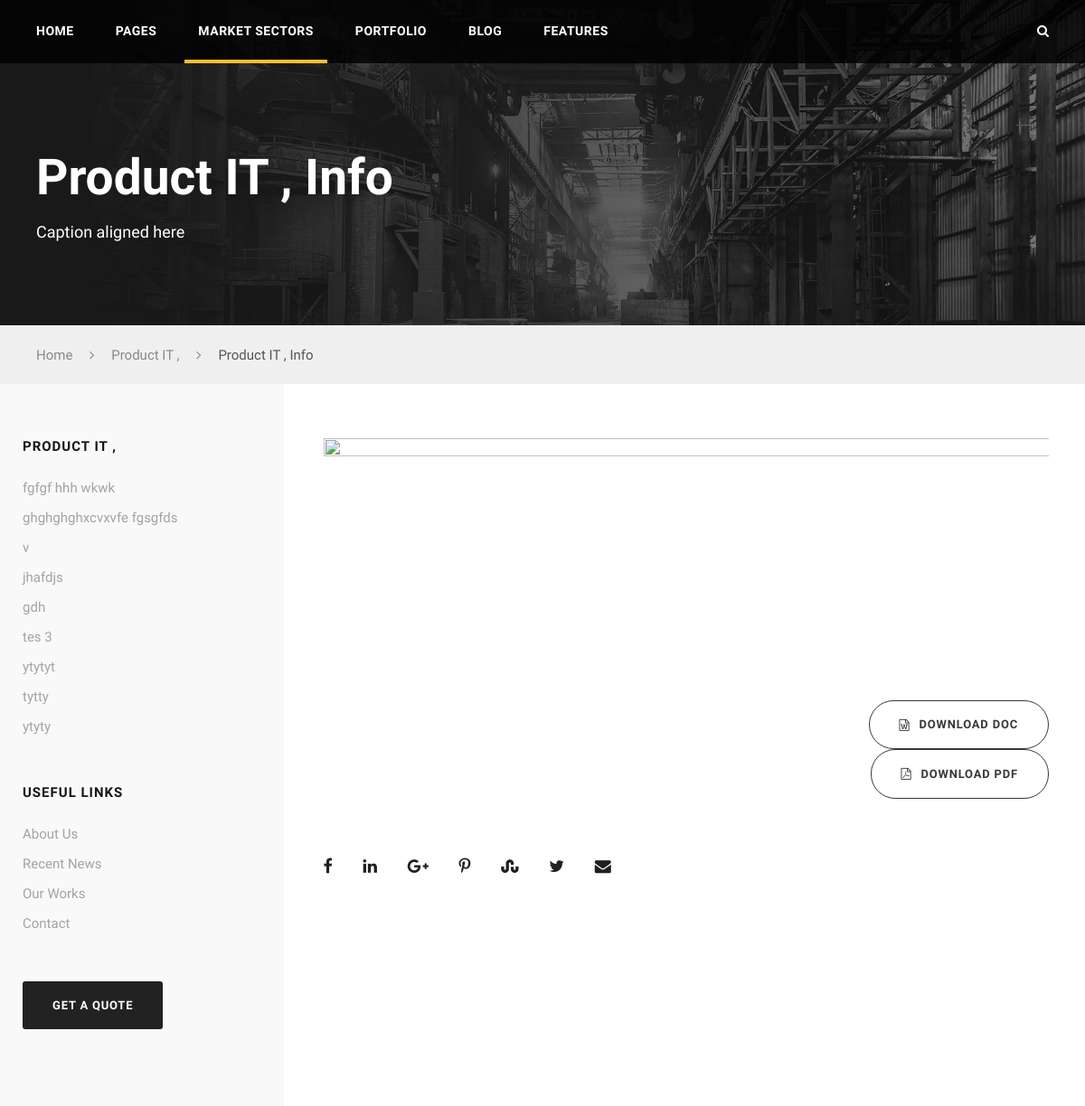
Before: /product.php with the older database file.
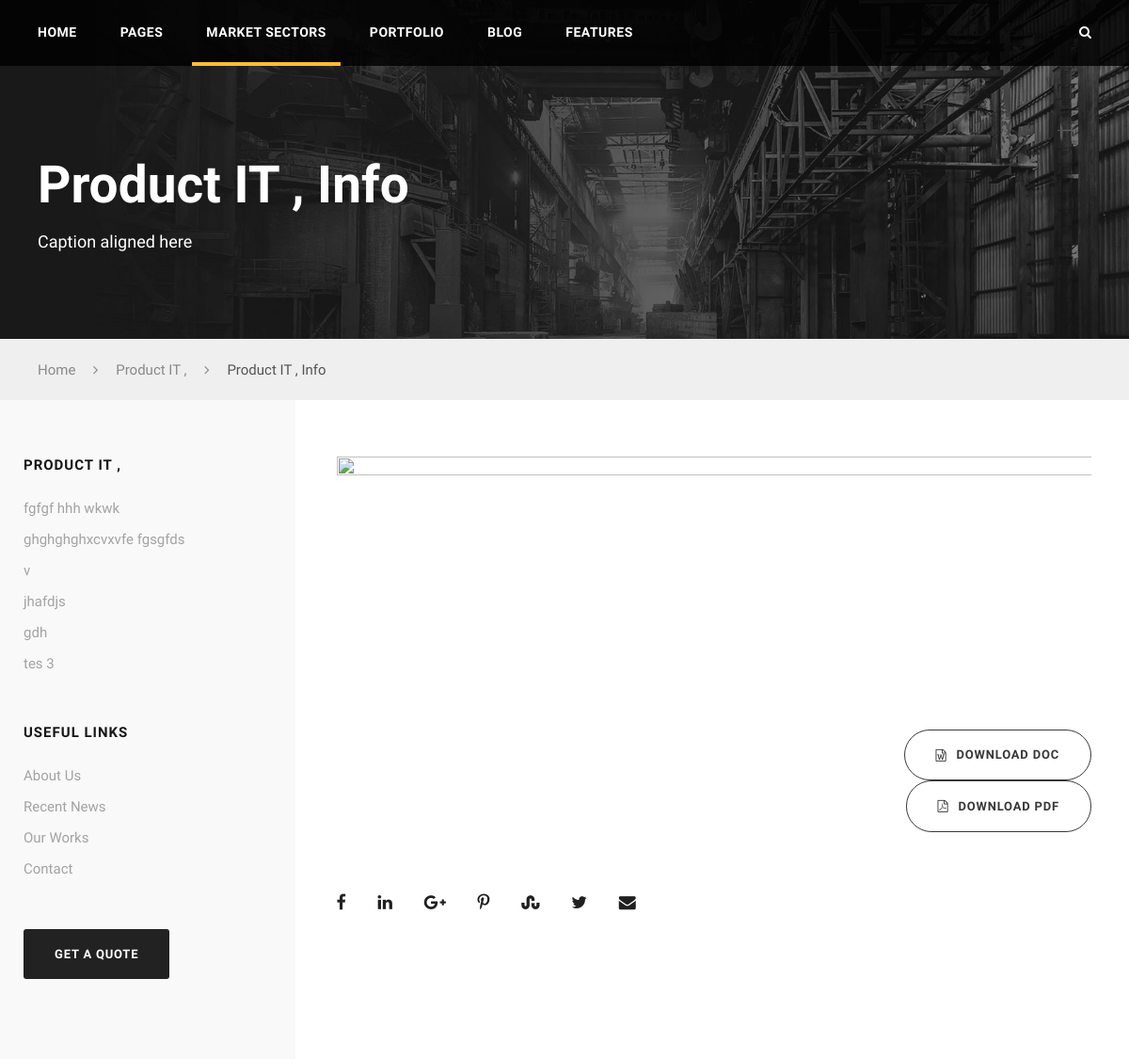
After: the same page with the newer database file.
### tables this page shows
CREATE TABLE `top_d` (
  `id` int(11) NOT NULL,
  `background_path` varchar(200) NOT NULL,
  `judul` varchar(300) NOT NULL,
  `tulisan` varchar(300) NOT NULL,
  `link` varchar(500) NOT NULL,
  `judul_teratas` varchar(100) NOT NULL
);

### product.php (the view, shortened to what the changed rows need)
<?php
	include "connection.php";
	$sql = mysqli_query($connection,"SELECT * FROM top_d");
	$jumlah_item = mysqli_num_rows($sql);
	$kotak_top_d = array();
	for($i = 0 ; $i < $jumlah_item ; $i++)
	{
		$kotak_top_d[$i] = new kotak_top_d();
	}
	if ($jumlah_item > 0) {
		$i = 0 ;
		while($row = mysqli_fetch_array($sql)){
				 $kotak_top_d[$i]->id = $row["id"];
				 $kotak_top_d[$i]->background_path = $row["background_path"];
				 $kotak_top_d[$i]->judul = $row["judul"];
				 $kotak_top_d[$i]->tulisan = $row["tulisan"];
				 $kotak_top_d[$i]->link = "product.php";
				 if($i == 0)
				 {
					 $kotak_top_d[0]->judul_teratas = $row["judul_teratas"];
				 }
				 $i++ ;
		}
	} else {
		header("Location: index.php");
		exit();
	}
 ?>
<!DOCTYPE html>
<html lang="en-US" class="no-js">
<head>
    <link rel='stylesheet' href='plugins/revslider/public/assets/css/settings.css' type='text/css' media='all'>
    <link rel='stylesheet' href='css/style-core.css' type='text/css' media='all'>
    <link rel='stylesheet' href='css/rftr-style-custom.css' type='text/css' media='all'>
    <link rel='stylesheet' href='plugins/goodlayers-core/plugins/combine/style.css' type='text/css' media='all'>
    <link rel='stylesheet' href='plugins/goodlayers-core/include/css/page-builder.css' type='text/css' media='all'>
</head>
<body data-rsssl="1" class="home page-template-default page page-id-2039 gdlr-core-body woocommerce-no-js realfactory-body realfactory-body-front realfactory-full  realfactory-with-sticky-navigation gdlr-core-link-to-lightbox">
    <div class="realfactory-body-outer-wrapper ">
        <div class="realfactory-body-wrapper clearfix  realfactory-with-transparent-navigation realfactory-with-frame">
            <div class="realfactory-page-title-wrap  realfactory-style-custom realfactory-left-align">
                <div class="realfactory-page-title-container realfactory-container">
                    <div class="realfactory-page-title-content realfactory-item-pdlr">
                        <h1 class="realfactory-page-title"><?php echo $kotak_top_d[0]->judul_teratas; ?> Info</h1>
                    </div>
                </div>
            </div>
            <div class="realfactory-page-wrapper" id="realfactory-page-wrapper">
                <div class="gdlr-core-page-builder-body">
                    <div class="gdlr-core-pbf-sidebar-wrapper ">
                        <div class="gdlr-core-pbf-sidebar-container gdlr-core-line-height-0 clearfix gdlr-core-js gdlr-core-container">
                            <div class="gdlr-core-pbf-sidebar-left gdlr-core-column-extend-left  realfactory-sidebar-area gdlr-core-column-15 gdlr-core-pbf-sidebar-padding  gdlr-core-line-height" style="padding: 60px 30px 30px 0px;">
                                <div class="gdlr-core-sidebar-item">
                                    <div id="nav_menu-2" class="widget widget_nav_menu realfactory-widget">
                                        <div class="menu-market-sectors-container">
                                            <ul id="menu-market-sectors" class="menu">
												<?php
													for($i = 1 ; $i < (int)(($jumlah_item-1)/3)*3 + 1 ; $i++)
													{
														echo '<li class="menu-item"><a href="'.$kotak_top_d[$i]->link."?id=".$kotak_top_d[$i]->id.'">'.$kotak_top_d[$i]->judul.'</a></li>';
													}
												?>
                                            </ul>
                                        </div>
                                    </div>
                                </div>
                            </div>
                        </div>
                    </div>
                </div>
            </div>
        </div>
    </div>
</body>
</html>

Changed rows visible on the page:
removed top_d: judul "ytytyt"
removed top_d: judul "tytty"
removed top_d: judul "ytyty"
